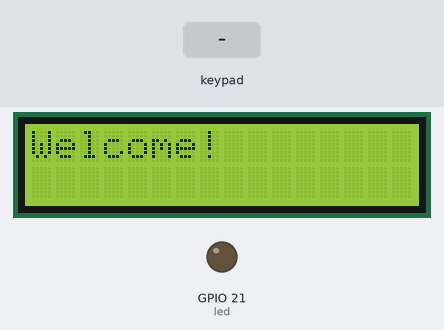
Bench run of a sketch on a simulated ESP32. On the bench: 16×2 character LCD, output pins drawn as LEDs (lit = HIGH). The test bench sets the inputs (shaded band). WiFi joins after 1.5 s; servers stay silent unless stated; uploads are accepted with an empty reply; what the sketch prints to the serial monitor is not drawn.

Above: at 3.7 s.
3.8 s: keypad keys 1 7 5 1 8 1 9 * pressed 0.4 s apart
At 7.9 s:
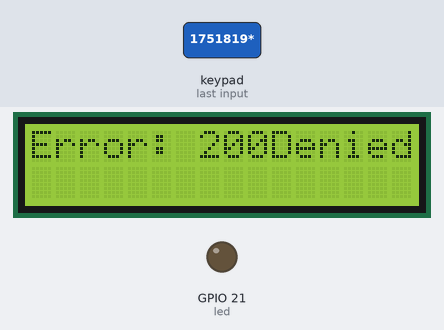
8.5 s: key 'A' pressed
At 9.0 s:
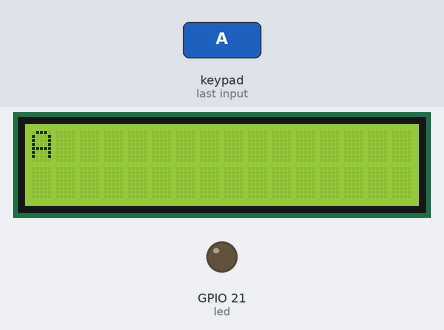
10.0 s: key 'B' pressed
At 11.1 s:
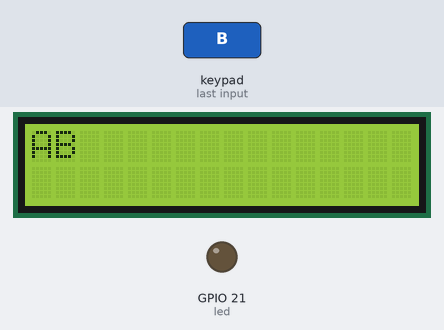
11.5 s: keypad keys 1 7 5 1 8 1 9 # pressed 0.4 s apart
At 15.6 s:
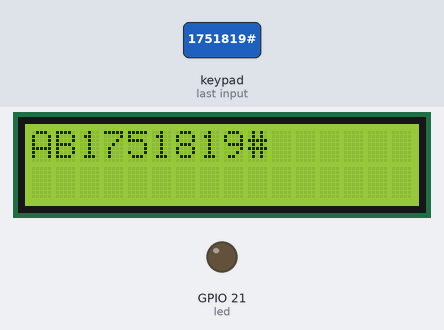
16.2 s: key 'C' pressed
At 17.1 s:
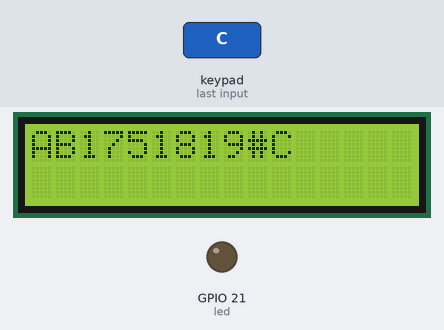
17.7 s: key '#' pressed
At 18.5 s:
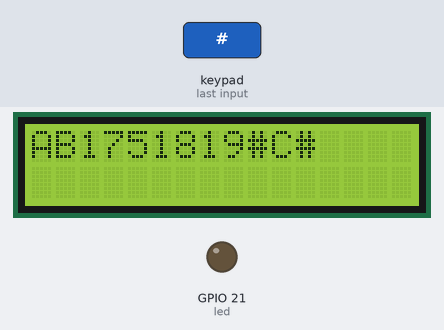
Timing chart, 0 to 20.2 s (numbered marks = the images above; inputs shaded):
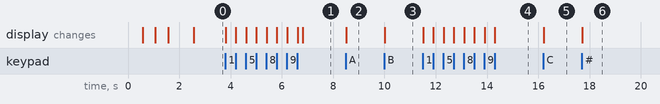

Measured:
- after the input at 3.8 s, the display: first changes at once (image 1 shows a later state)
- after the input at 8.5 s, the display: changes at once (image 2)
- after the input at 10.0 s, the display: changes at once (image 3)
- after the input at 11.5 s, the display: first changes at once (image 4 shows a later state)
- after the input at 16.2 s, the display: changes at once (image 5)
- after the input at 17.7 s, the display: changes at once (image 6)

The sketch:

MachineManager.ino
```cpp
#include <ArduinoJson.h>
#include <Keypad.h>
#include <LiquidCrystal.h>
#include <WiFi.h>
#include <HTTPClient.h>
//HTTP vars
const char* ssid = "***REMOVED***";
const char* password = "***REMOVED***";

const String machineID = "machine1";
const String k = "http://10.124.6.136:8080";
const String path = k+"/auth";
const String signout = k+"/signout";
bool signedIn = false;
String curr_name = "";

//Keypad vars
const int ROW_NUM = 4; //four rows
const int COLUMN_NUM = 4; //four columns

char keys[ROW_NUM][COLUMN_NUM] = {
  {'1','2','3', 'A'},
  {'4','5','6', 'B'},
  {'7','8','9', 'C'},
  {'*','0','#', 'D'}
};

byte pin_rows[ROW_NUM] = {17, 5, 18, 19}; //connect to the row pinouts of the keypad {R1, R2, R3, R4}
byte pin_column[COLUMN_NUM] = {15, 2, 4, 16}; //connect to the column pinouts of the keypad {C1, C2, C3, C4}

Keypad keypad = Keypad( makeKeymap(keys), pin_rows, pin_column, ROW_NUM, COLUMN_NUM);

//LCD vars
const int rs = 33, en = 25, d4 = 26, d5 = 27, d6 = 14, d7 = 32;
LiquidCrystal lcd(rs, en, d4, d5, d6, d7);

//LED vars
const int led  =  21;

//Pass vars
String pass = "";

void setup(){
  //activate
  Serial.begin(9600);
  WiFi.begin(ssid, password);
  lcd.begin(16, 2);
  pinMode(led,OUTPUT);

  //setup wifi
  lcd.print("Connecting");
  while(WiFi.status() != WL_CONNECTED) {
    delay(500);
    lcd.print(".");
  }
  lcd.clear();
  lcd.print("Connected");
  delay(1000);

  //init state
  lcd.clear();
  lcd.print("Welcome!");
  digitalWrite(led,LOW);
}

void loop(){
  //handle keypress
  char key = keypad.getKey();
  if (key){
    //# -> sign out
    if (signedIn){
      if (key=='#') {
        if (machineSignout()) {
          digitalWrite(led, LOW);
          lcd.clear();
          lcd.print("Signed Out");
          signedIn = !signedIn;
        }
      }
    }
    else {
      //D -> cut pass
      if (key=='D') {
        pass.remove(pass.length()-1);
        //display
        lcd.clear();
        lcd.print(pass);
      }
      //* -> submit pass
      else if (key=='*') {
        lcd.clear();
        //make request
        boolean res = validate(pass);
        // correct pass
        if (res) {
          lcd.clear();
          String message = "Hello ";
          message.concat(curr_name);
          lcd.print(message);
          digitalWrite(led,HIGH);
          signedIn = true;
        }
        //wrong pass
        else lcd.print("Denied Access");
        pass="";
      }
      //else -> add char to pass
      else {
        pass.concat(key);
        //display
        lcd.clear();
        lcd.print(pass);
        Serial.println(pass);
      }
    }
  }
}

boolean validate(String pass){
  //connected
  if(WiFi.status() == WL_CONNECTED){
    //confirmation
    lcd.clear();
    lcd.print("Sending pin");
    //send post request
    WiFiClient client;
    HTTPClient http;
    http.begin(client, path);
    http.addHeader("Content-Type", "application/json");
    int httpResponseCode = http.POST("{\"code\":\"" + pass + "\",\"machineID\":\"" + machineID+"\"}");
    //valid request
    String response = http.getString();
    DynamicJsonDocument response_data(1024);
    deserializeJson(response_data, response);
    bool auth = response_data["authorized"];

    if (auth) {
      String temp_name = response_data["name"];
      curr_name = temp_name;
      http.end();
      pass = "";
      return true;
    }
    else {
      lcd.clear();
      lcd.print("Error: ");
      lcd.print(httpResponseCode);
      Serial.println(httpResponseCode);
      curr_name = "";
      http.end();
      pass = "";
      return false;
    }
    // Free resources
  }
  return false;
}

boolean machineSignout(){
  //connected
  if(WiFi.status() == WL_CONNECTED){
    //send post request
    WiFiClient client;
    HTTPClient http;
    http.begin(client, signout);
    http.addHeader("Content-Type", "application/json");
    int httpResponseCode = http.POST("{\"name\":\"" + curr_name + "\",\"machineID\":\"" + machineID+"\"}");

    if (httpResponseCode == 200) {
      return true;
    }
    else {
      lcd.clear();
      lcd.print("Error Signing Out: ");
      lcd.print(httpResponseCode);
      Serial.println(httpResponseCode);
      curr_name = "";
      http.end();
      pass = "";
      return false;
    }
    // Free resources
  }
  return false;
}
```
